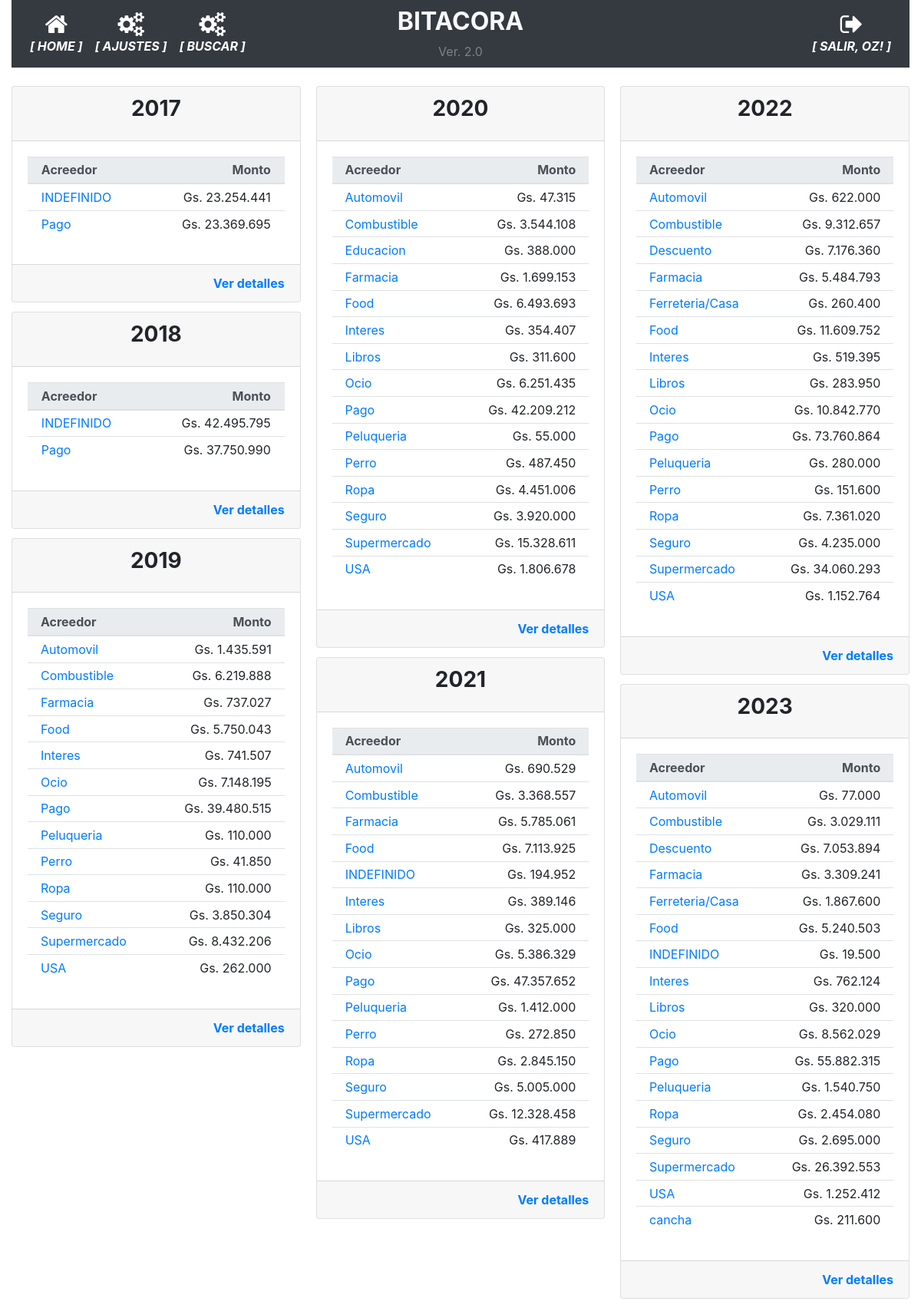
/historial_operacion (signed in), run on the app's committed database.
### app/models.py (models this page shows, shortened)
class User(UserMixin, db.Model):
    id = db.Column(db.Integer, primary_key=True)
    username = db.Column(db.String(64), index=True, unique=True)
    email = db.Column(db.String(120), index=True, unique=True)
    password_hash = db.Column(db.String(128))
    perfil = db.Column(db.String(128))

class TiposMovimiento(db.Model):
    __tablename__='tipos_movimiento'
    id = db.Column(db.Integer, primary_key=True)
    tipo = db.Column(db.String(100), nullable=False)

### app/routes.py (the view)
@app.route('/historial_operacion', methods=['GET', 'POST'])
@login_required
def historial_operacion():
    operaciones=[]
    for movimiento in db.session.query(func.strftime("%Y", Movimientos.fecha_operacion).label('fecha_operacion'), Movimientos.id_tipo_movimiento.label('id_tipo_movimiento'), TiposMovimiento.tipo.label('acreedor'), func.sum(Movimientos.monto_operacion).label('total')).join(TiposMovimiento).filter(Movimientos.id_tipo_movimiento==TiposMovimiento.id).group_by(func.strftime("%Y", Movimientos.fecha_operacion), Movimientos.id_tipo_movimiento, TiposMovimiento.tipo).order_by(TiposMovimiento.tipo).all():
        operaciones.append({'fecha_operacion':movimiento.fecha_operacion, 'id_tipo_movimiento': movimiento.id_tipo_movimiento, 'acreedor': movimiento.acreedor, 'total': movimiento.total})
    return render_template('historial_operaciones.html', operaciones=operaciones)

### app/models.py (called while the page is built)
@login.user_loader
def load_user(id):
    return User.query.get(int(id))

### app/templates/historial_operaciones.html
{% extends "base.html" %}
{% block main %}
<div class="card-columns">
    {% for fecha_operacion, detalle_gasto in operaciones | groupby('fecha_operacion') %}
    <div class="card card-responsive">
        <div class="card-header">
            <h3 class="card-title text-center"><strong>{{ fecha_operacion }}</strong></h3>
        </div>
        <div class="card-body">
            <table class="table table-sm">
                <thead class="thead-light">
                    <th></th>
                    <th>Acreedor</th>
                    <th class="card-text text-right">Monto</th>
                    <th></th>
                </thead>
                <tbody>
                    {% for gasto in detalle_gasto %}
                    <tr>
                        <td></td>
                        <td>
                            <a href="{{ url_for('operaciones_tipo', deudor=gasto.id_tipo_movimiento, fecha=fecha_operacion) }}">{{gasto.acreedor}}</a>
                        </td>
                        <td class="card-text text-right">{{ "Gs. {:,.0f}".format(gasto.total).replace(",", ".") }}</td>
                        <td></td>
                    </tr>
                    {% endfor %}
                </tbody>
            </table>
        </div>
        <div class="card-footer text-muted text-right">
            <a href="{{ url_for('historial_operacion_messanno', anno=fecha_operacion) }}" class="card-link"><strong>Ver detalles</strong></a>
        </div>
    </div>
    {% endfor %}
</div>
{% endblock %}

### app/templates/base.html (shortened to what this page needs)
<!doctype html>
<html lang="en">
  <head>
    <link rel="stylesheet" href="https://stackpath.bootstrapcdn.com/bootstrap/4.5.0/css/bootstrap.min.css">
    <link rel="stylesheet" href="https://maxcdn.bootstrapcdn.com/font-awesome/4.4.0/css/font-awesome.min.css">
  </head>
  <body>
    <div class="container-fluid">
      <nav class="navbar navbar-expand-md navbar-dark bg-dark">
        <div class="navbar-collapse collapse w-100 order-1 order-md-0 dual-collapse2">
            <ul class="navbar-nav mr-auto text-center">
              <li class="nav-item active">
                <a href="{{ url_for('index') }}" class="nav-link d-flex flex-column">
                <i class="fa fa-home fa-2x"></i>
                <span class="d-none d-sm-inline"><i><strong>[ HOME ]</strong></i></span></a>
              </li>
              <li class="nav-item active">
                <a href="{{ url_for('parametrico') }}" class="nav-link d-flex flex-column">
                <i class="fa fa-cogs fa-2x"></i>
                <span class="d-none d-sm-inline"><i><strong>[ AJUSTES ]</strong></i></span></a>
              </li>
              <li class="nav-item active">
                <a href="{{ url_for('busqueda') }}" class="nav-link d-flex flex-column">
                <i class="fa fa-cogs fa-2x"></i>
                <span class="d-none d-sm-inline"><i><strong>[ BUSCAR ]</strong></i></span></a>
              </li>
            </ul>
        </div>
        <div class="mx-auto order-0 text-center">
            <h2 class="mx-auto text-light"><strong>BITACORA</strong></h2>
            <span style="color: grey">Ver. 2.0</span>
        </div>
        <div class="navbar-collapse collapse w-100 order-3 dual-collapse2">
            <ul class="navbar-nav ml-auto text-center">
              <li class="nav-item active">
                {% if current_user.is_anonymous %}
                  <a href="{{ url_for('logout') }}" class="nav-link d-flex flex-column">
                  <i class="fa fa-sign-in fa-2x"></i>
                  <span class="d-none d-sm-inline"><i><strong>[ ACCEDER ]</strong></i></span></a>
                {% else %}
                  <a href="{{ url_for('logout') }}" class="nav-link d-flex flex-column">
                  <i class="fa fa-sign-out fa-2x"></i>
                  <span class="d-none d-sm-inline"><i><strong>[ SALIR, {{ current_user.username | upper }}! ]</strong></i></span></a>
                {% endif %}
              </li>
            </ul>
        </div>
    </nav>
    <br>
      <div>
        {% block main %}{% endblock %}
      </div>
    </div>
  </body>
</html>

### data on the page
User: username "OZ"
TiposMovimiento: acreedor "INDEFINIDO", total "Gs. 23.254.441", total "Gs. 42.495.795", total "Gs. 194.952", total "Gs. 19.500"
TiposMovimiento: acreedor "Pago", total "Gs. 23.369.695", total "Gs. 37.750.990", total "Gs. 39.480.515", total "Gs. 42.209.212", total "Gs. 47.357.652", total "Gs. 73.760.864", total "Gs. 55.882.315"
TiposMovimiento: acreedor "Automovil", total "Gs. 1.435.591", total "Gs. 47.315", total "Gs. 690.529", total "Gs. 622.000", total "Gs. 77.000"
TiposMovimiento: acreedor "Combustible", total "Gs. 6.219.888", total "Gs. 3.544.108", total "Gs. 3.368.557", total "Gs. 9.312.657", total "Gs. 3.029.111"
TiposMovimiento: acreedor "Food", total "Gs. 5.750.043", total "Gs. 6.493.693", total "Gs. 7.113.925", total "Gs. 11.609.752", total "Gs. 5.240.503"
TiposMovimiento: acreedor "Ocio", total "Gs. 7.148.195", total "Gs. 6.251.435", total "Gs. 5.386.329", total "Gs. 10.842.770", total "Gs. 8.562.029"
TiposMovimiento: acreedor "Ropa", total "Gs. 110.000", total "Gs. 4.451.006", total "Gs. 2.845.150", total "Gs. 7.361.020", total "Gs. 2.454.080"
TiposMovimiento: acreedor "Seguro", total "Gs. 3.850.304", total "Gs. 3.920.000", total "Gs. 5.005.000", total "Gs. 4.235.000", total "Gs. 2.695.000"
TiposMovimiento: acreedor "USA", total "Gs. 262.000", total "Gs. 1.806.678", total "Gs. 417.889", total "Gs. 1.152.764", total "Gs. 1.252.412"
TiposMovimiento: acreedor "Educacion", total "Gs. 388.000"
TiposMovimiento: acreedor "Libros", total "Gs. 311.600", total "Gs. 325.000", total "Gs. 283.950", total "Gs. 320.000"
TiposMovimiento: acreedor "Descuento", total "Gs. 7.176.360", total "Gs. 7.053.894"
TiposMovimiento: acreedor "Ferreteria/Casa", total "Gs. 260.400", total "Gs. 1.867.600"
TiposMovimiento: acreedor "cancha", total "Gs. 211.600"

### other printed values
{{ fecha_operacion }} "2017" "2018" "2019" "2020" "2021" "2022" "2023"
{{ gasto.acreedor }} "Farmacia" "Interes" "Peluqueria" "Perro" "Supermercado" "Farmacia" "Interes" "Peluqueria" "Perro" "Supermercado" "Farmacia" "Interes" "Peluqueria" "Perro" "Supermercado" "Farmacia" "Interes" "Peluqueria" "Perro" "Supermercado" "Farmacia" "Interes" "Peluqueria" "Supermercado"
{{ "Gs. {:,.0f}".format(gasto.total).replace(",", ".") }} "Gs. 737.027" "Gs. 741.507" "Gs. 110.000" "Gs. 41.850" "Gs. 8.432.206" "Gs. 1.699.153" "Gs. 354.407" "Gs. 55.000" "Gs. 487.450" "Gs. 15.328.611" "Gs. 5.785.061" "Gs. 389.146" "Gs. 1.412.000" "Gs. 272.850" "Gs. 12.328.458" "Gs. 5.484.793" "Gs. 519.395" "Gs. 280.000" "Gs. 151.600" "Gs. 34.060.293" "Gs. 3.309.241" "Gs. 762.124" "Gs. 1.540.750" "Gs. 26.392.553"
